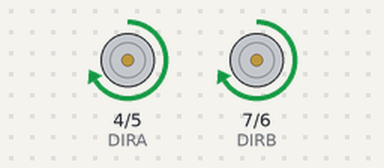
A sketch run on a simulated Arduino Uno, built with avr-gcc and run on an emulated ATmega328P. Shown: direction and speed pins drawn as motors (green arrow = direction pin HIGH = forward, orange = LOW = backward, longer = more drive).

Above: at 1.0 s.
At 5.0 s:
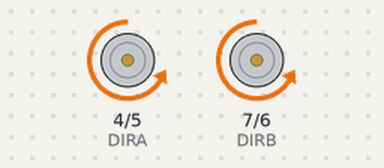
At 7.0 s:
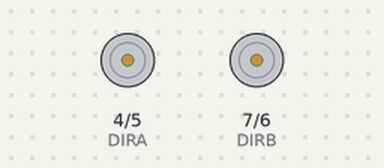
Timing chart, 0 to 10.4 s (numbered marks = the images above):
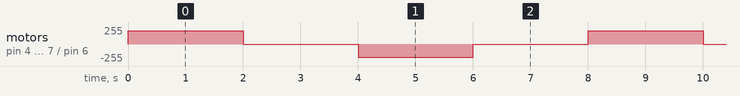

The sketch:

_03go_forward_backward_test.ino
```cpp
// RC카 전후진

// 왼쪽 바퀴 - 전후진

const int DIRA = 4;                   // Motor A Direction (A 회전방향)
const int PWMA = 5;                  // Motor A PWM (A 속도)

// 오른쪽 바퀴 - 전후진

const int DIRB = 7;                   // Motor B Direction  (B 회전방향)
const int PWMB = 6;                  // Motor B PWM (B 속도)

void setup() {
  // 왼쪽 바퀴 초기화
  pinMode(DIRA, OUTPUT);

  digitalWrite(DIRA, LOW);
  analogWrite(PWMA, 0);

  // 오른쪽 바퀴 초기화
  pinMode(DIRB, OUTPUT);

  digitalWrite(DIRB, LOW);
  analogWrite(PWMB, 0);
}

void loop() {
  // 전진
  // 왼쪽 전진
  digitalWrite(DIRA, HIGH);
  analogWrite(PWMA, 200);
  // 오른쪽 전진
  digitalWrite(DIRB, HIGH);
  analogWrite(PWMB, 200);

  delay(2000);

  // 정지
  // 왼쪽 정지
  digitalWrite(DIRA, LOW);
  analogWrite(PWMA, 0);
  // 오른쪽 정지
  digitalWrite(DIRB, LOW);
  analogWrite(PWMB, 0);

  delay(2000);

  // 후진
  // 왼쪽 후진
  digitalWrite(DIRA, LOW);
  analogWrite(PWMA, 200);
  // 오른쪽 후진
  digitalWrite(DIRB, LOW);
  analogWrite(PWMB, 200);

  delay(2000);

  // 정지
  // 왼쪽 정지
  digitalWrite(DIRA, LOW);
  analogWrite(PWMA, 0);
  // 오른쪽 정지
  digitalWrite(DIRB, LOW);
  analogWrite(PWMB, 0);

  delay(2000);
}
```

Measured:
- by itself, motor on pin 4 (DIRA) / pin 5 (PWMA), motor on pin 7 (DIRB) / pin 6 (PWMB): repeats every 8.0 s: stopped 2.0 s, backward 200/255 2.0 s, stopped 2.0 s, forward 200/255 2.0 s
